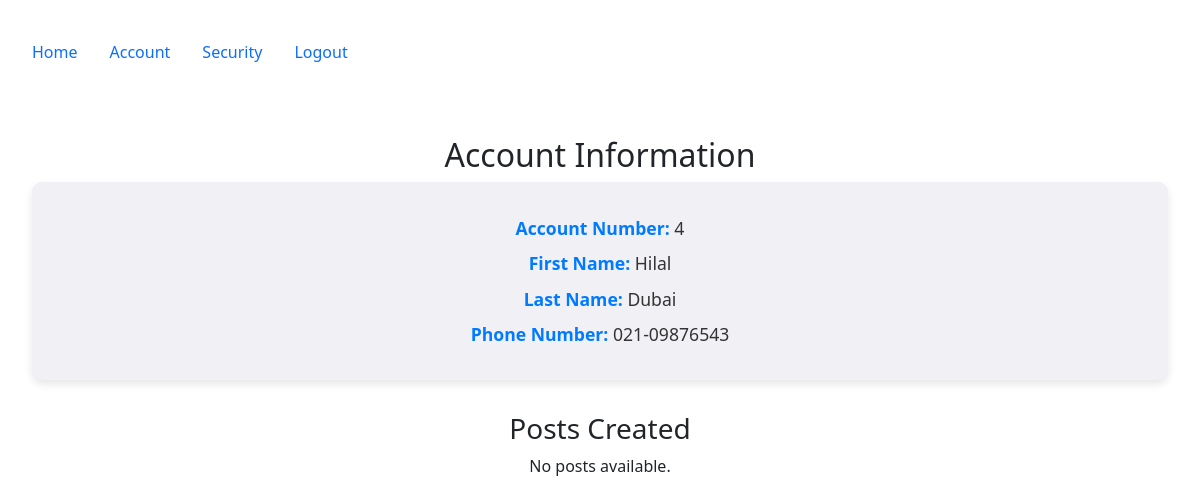
The app's page /account (signed in) with its own data.
### config.py (models this page shows, shortened)
class User(db.Model, UserMixin):
    __tablename__ = 'users'
    id = db.Column(db.Integer, primary_key=True)
    email = db.Column(db.String(100), nullable=False, unique=True)
    password = db.Column(db.String(128), nullable=False)
    firstname = db.Column(db.String(100), nullable=False)
    lastname = db.Column(db.String(100), nullable=False)
    phone = db.Column(db.String(100), nullable=False)
    mfa_key = db.Column(db.String(32), nullable=False, default='')
    salt = db.Column(db.String(44), nullable=False,default=lambda: base64.urlsafe_b64encode(os.urandom(32)).decode('utf-8'))
    mfa_enabled = db.Column(db.Boolean, nullable=False, default=False)
    role = db.Column(db.String(50), nullable=False, default='end_user')
    posts = db.relationship("Post", order_by=Post.id, back_populates="user")
    log = db.relationship("Log", uselist=False, back_populates="user", cascade="all, delete-orphan")

### accounts/views.py (the view, shortened to what this page needs)
@accounts_bp.route('/account')
@login_required
def account():
    user = current_user
    encryption_key = Post.derive_key(user.salt)
    user_posts = []
    posts_query = Post.query.filter_by(userid=user.id).all()
    return render_template('accounts/account.html', user=user, posts=user_posts)

### app.py (called while the page is built, shortened)
@login_manager.user_loader
def load_user(user_id):
    return User.query.get(int(user_id))

@app.before_request
def restrict_access_and_waf_function_name():
    excluded_routes = ['firewall_error', 'static', 'accounts.mfa_setup']
    if request.endpoint in excluded_routes:
        return
    path = request.path
    query = request.query_string.decode("utf-8")
    combined_request_data = f"{path} {query}"
    print(f"Combined Request Data: {combined_request_data}")
    for attack_type, pattern in waf_rules.items():
        if pattern.search(combined_request_data):
            matched_data = pattern.findall(combined_request_data)
            print(f"Detected Attack Type: {attack_type} | Matched Data: {matched_data}")
            flash(f"Attack detected: {attack_type}", "danger")
            return redirect(url_for('firewall_error', attack_type=attack_type))

### config.py (called while the page is built)
   @staticmethod
   def derive_key(salt):
       return base64.urlsafe_b64encode(salt.encode('utf-8').ljust(32)[:32])

### templates/accounts/account.html (shortened to what this page needs)
{% extends "base.html" %}
{% block content %}
<h2>Account Information</h2>
{% if user.is_authenticated %}
    <div class="account-info">
        <p><strong>Account Number:</strong> {{ user.id }}</p>
        <p><strong>First Name:</strong> {{ user.firstname }}</p>
        <p><strong>Last Name:</strong> {{ user.lastname }}</p>
        <p><strong>Phone Number:</strong> {{ user.phone }}</p>
    </div>
    <h3>Posts Created</h3>
    <div class="post-container">
        {% if posts %}
            {% for post in posts %}
                <div class="post-card">
                    <h4>{{ post.title }}</h4>
                    <small>{{ post.created.strftime('%H:%M:%S %d-%m-%Y') }}</small>
                    <div class="post-body">
                        <p>{{ post.body }}</p>
                    </div>
                    <div class="post-actions">
                        <a href="{{ url_for('posts.update', id=post.id) }}">Update</a>
                        <a href="{{ url_for('posts.delete', id=post.id) }}" style="color: red;">Delete</a>
                    </div>
                </div>
            {% endfor %}
        {% else %}
            <p>No posts available.</p>
        {% endif %}
    </div>
{% else %}
    <p>You must be logged in to view account details.</p>
{% endif %}
{% endblock %}

### templates/accounts/account.html (style rules this page uses)
.account-info { background-color: #f0f0f5; color: #333; padding: 1.5em; border-radius: 10px; box-shadow: 0 4px 8px rgba(0, 0, 0, 0.1); margin-bottom: 2em; }
.account-info p { font-size: 1.1em; margin: 0.5em 0; }
.account-info strong { color: #007bff; }
.post-container { display: flex; flex-direction: column; gap: 1em; }

### records on screen
User: id "4", firstname "Hilal", lastname "Dubai", phone "021-09876543"
